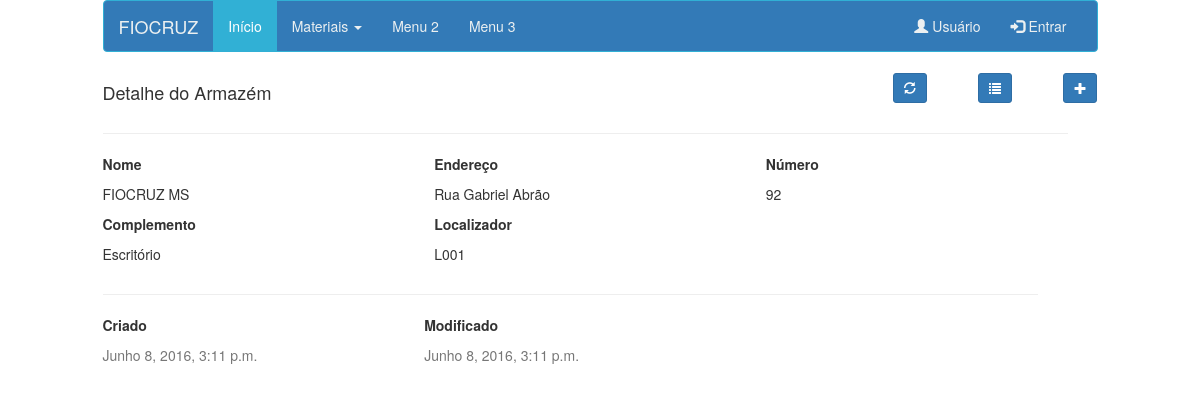
Page /armazem/detalhe/1/ on the committed database.
### armazem/models.py (models this page shows, shortened)
class Armazem(models.Model):
	nome 		= models.CharField(max_length=40,null=False)
	endereco 	= models.CharField(max_length=40,null=False)
	numero		= models.IntegerField()
	complemento	= models.CharField(max_length=40,null=True)
	localizador	= models.CharField(max_length=10)
	criado	 	= models.DateTimeField(auto_now=False,auto_now_add=True)
	atualizado 	= models.DateTimeField(auto_now=True,auto_now_add=False)
	slug 		= models.SlugField(unique=True)
	class Meta:
		ordering = ['-atualizado','-criado']
	def get_absolute_url(self):
		return reverse('armazem:detalhe', kwargs={'id':self.id})

### armazem/views.py (the view)
# urls.py: url(r'^detalhe/(?P<id>\d+)/$', armazem_detalhe, name='detalhe'),
def armazem_detalhe(request,id):
	queryset_detalhe = Armazem.objects.get(id=id)
	context = { 'armazem':queryset_detalhe }
	return render(request,'armazem_detalhe.html', context)

### armazem/templates/armazem_detalhe.html
{% extends 'base.html' %}
{% block header %}
<div class="row">
    <div class="col-sm-4">
        <h4>Detalhe do Armazém</h4>
    </div>
    <div class="col-sm-5">
    </div>
    <form>
        <div class="col-sm-1 text-right">
            <button title='Atualizar lista' class='btn btn-primary btn-sm' type='submit' formaction="{{ armazem.get_absolute_url }}">
            <span class="glyphicon glyphicon-refresh"></span></button>
        </div>
        <div class="col-sm-1 text-right">
            <button title='Listar Armazéns' class='btn btn-primary btn-sm' type='submit' formaction="{%  url 'armazem:lista' %}">
            <span class="glyphicon glyphicon-list"></span></button>
        </div>
        <div class="col-sm-1 text-right">
            <button title='Novo Armazém' class='btn btn-primary btn-sm' type='submit' formaction="{%  url 'armazem:cria' %}">
            <span class="glyphicon glyphicon-plus"></span></button>
        </div>
    </form>
</div>
{% endblock %}
{% block main %}
<div class="row col-sm-12">
  <hr>
	<div class="row">
  		<div class="col-sm-4">
    		<p><strong>Nome</strong></p>
    		<p>{{armazem.nome}}</p>
  		</div>
  		<div class="col-sm-4">
    		<p><strong>Endereço</strong></p>
    		<p>{{armazem.endereco}}</p>
  		</div>
  		<div class="col-sm-4">
    		<p><strong>Número</strong></p>
    		<p>{{armazem.numero}}</p>
  		</div>
	</div>
</div>
<div class="row col-sm-12">
	<div class="row">
      <div class="col-sm-4">
        <p><strong>Complemento</strong></p>
        <p>{{armazem.complemento}}</p>
      </div>
      <div class="col-sm-4">
        <p><strong>Localizador</strong></p>
        <p>{{armazem.localizador}}</p>
      </div>
  		<div class="col-sm-4">
  		</div>
	</div>
  <div class="row col-sm-12">
  <hr>
  <div class="row">
      <div class="col-sm-4">
        <p><strong>Criado</strong></p>
        <p class='text-muted'>{{armazem.criado}}</p>
      </div>
      <div class="col-sm-4">
        <p><strong>Modificado</strong></p>
        <p class='text-muted'>{{armazem.atualizado}}</p>
      </div>
      <div class="col-sm-4">
      </div>
  </div>
</div>
{% endblock %}

### rows in the picture
Armazem: nome "FIOCRUZ MS", endereco "Rua Gabriel Abrão", numero "92", complemento "Escritório", localizador "L001", criado "Junho 8, 2016, 3:11 p.m.", atualizado "Junho 8, 2016, 3:11 p.m."
